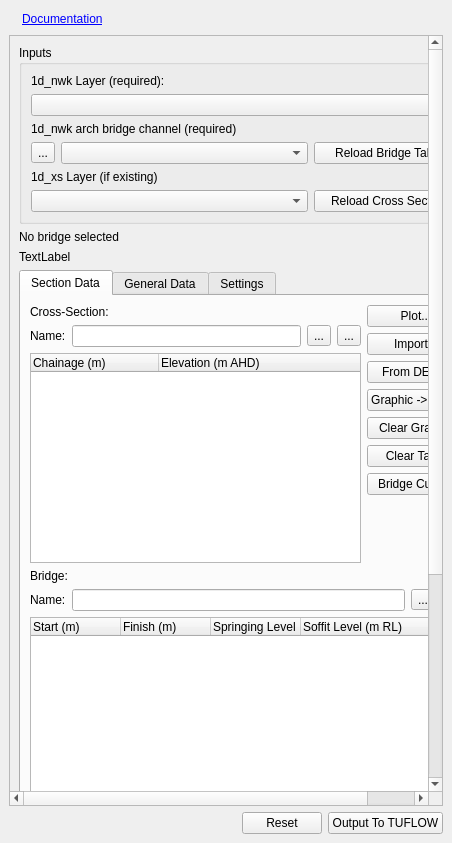
<?xml version="1.0" encoding="UTF-8"?>
<ui version="4.0">
 <class>archBridgeDock</class>
 <widget class="QDockWidget" name="archBridgeDock">
  <property name="geometry">
   <rect>
    <x>0</x>
    <y>0</y>
    <width>452</width>
    <height>843</height>
   </rect>
  </property>
  <property name="minimumSize">
   <size>
    <width>254</width>
    <height>187</height>
   </size>
  </property>
  <property name="windowTitle">
   <string>Arch Bridge Editor (Beta)</string>
  </property>
  <widget class="QWidget" name="dockWidgetContents">
   <layout class="QVBoxLayout" name="verticalLayout_3">
    <item>
     <layout class="QHBoxLayout" name="horizontalLayout_16">
      <item>
       <widget class="QLabel" name="label_21">
        <property name="text">
         <string/>
        </property>
        <property name="pixmap">
         <pixmap resource="../resources/tuflow.qrc">:/logo/resources/TUFLOW_logo_resized.png</pixmap>
        </property>
       </widget>
      </item>
      <item>
       <widget class="QLabel" name="label_18">
        <property name="text">
         <string>&lt;html&gt;&lt;head/&gt;&lt;body&gt;&lt;p&gt;&lt;a href=&quot;https://wiki.tuflow.com/index.php?title=QGIS_TUFLOW_Arch_Bridge_Editor&quot;&gt;&lt;span style=&quot; text-decoration: underline; color:#0000ff;&quot;&gt;Documentation&lt;/span&gt;&lt;/a&gt;&lt;/p&gt;&lt;/body&gt;&lt;/html&gt;</string>
        </property>
        <property name="textFormat">
         <enum>Qt::RichText</enum>
        </property>
        <property name="openExternalLinks">
         <bool>true</bool>
        </property>
       </widget>
      </item>
      <item>
       <spacer name="horizontalSpacer_5">
        <property name="orientation">
         <enum>Qt::Horizontal</enum>
        </property>
        <property name="sizeHint" stdset="0">
         <size>
          <width>40</width>
          <height>20</height>
         </size>
        </property>
       </spacer>
      </item>
     </layout>
    </item>
    <item>
     <widget class="QScrollArea" name="scrollArea">
      <property name="horizontalScrollBarPolicy">
       <enum>Qt::ScrollBarAsNeeded</enum>
      </property>
      <property name="sizeAdjustPolicy">
       <enum>QAbstractScrollArea::AdjustToContentsOnFirstShow</enum>
      </property>
      <property name="widgetResizable">
       <bool>true</bool>
      </property>
      <widget class="QWidget" name="scrollAreaWidgetContents">
       <property name="geometry">
        <rect>
         <x>0</x>
         <y>0</y>
         <width>431</width>
         <height>1011</height>
        </rect>
       </property>
       <layout class="QVBoxLayout" name="verticalLayout">
        <item>
         <widget class="QGroupBox" name="groupBox">
          <property name="title">
           <string>Inputs</string>
          </property>
          <layout class="QVBoxLayout" name="verticalLayout_2">
           <item>
            <layout class="QVBoxLayout" name="verticalLayout_22">
             <item>
              <widget class="QLabel" name="label_19">
               <property name="text">
                <string>1d_nwk Layer (required):</string>
               </property>
              </widget>
             </item>
             <item>
              <widget class="QComboBox" name="cboNwkLayer"/>
             </item>
             <item>
              <widget class="QLabel" name="label_20">
               <property name="text">
                <string>1d_nwk arch bridge channel (required)</string>
               </property>
              </widget>
             </item>
             <item>
              <layout class="QHBoxLayout" name="horizontalLayout_9">
               <item>
                <widget class="QToolButton" name="bridgeBySelection">
                 <property name="toolTip">
                  <string>Select feature on map</string>
                 </property>
                 <property name="text">
                  <string>...</string>
                 </property>
                </widget>
               </item>
               <item>
                <widget class="QComboBox" name="cboNwkFeature"/>
               </item>
               <item>
                <widget class="QPushButton" name="pbReloadBridge">
                 <property name="maximumSize">
                  <size>
                   <width>150</width>
                   <height>16777215</height>
                  </size>
                 </property>
                 <property name="text">
                  <string>Reload Bridge Table</string>
                 </property>
                </widget>
               </item>
              </layout>
             </item>
             <item>
              <widget class="QLabel" name="label">
               <property name="text">
                <string>1d_xs Layer (if existing)</string>
               </property>
              </widget>
             </item>
             <item>
              <layout class="QHBoxLayout" name="horizontalLayout_13">
               <item>
                <widget class="QComboBox" name="cboXsLayer"/>
               </item>
               <item>
                <widget class="QPushButton" name="pbReloadCrossSection">
                 <property name="maximumSize">
                  <size>
                   <width>150</width>
                   <height>16777215</height>
                  </size>
                 </property>
                 <property name="text">
                  <string>Reload Cross Section</string>
                 </property>
                </widget>
               </item>
              </layout>
             </item>
            </layout>
           </item>
          </layout>
         </widget>
        </item>
        <item>
         <widget class="QLabel" name="featMsgLabel_1">
          <property name="text">
           <string>No bridge selected</string>
          </property>
         </widget>
        </item>
        <item>
         <widget class="QLabel" name="featMsgLabel_2">
          <property name="text">
           <string>TextLabel</string>
          </property>
         </widget>
        </item>
        <item>
         <widget class="QTabWidget" name="tabWidget">
          <property name="currentIndex">
           <number>0</number>
          </property>
          <widget class="QWidget" name="SectionData">
           <attribute name="title">
            <string>Section Data</string>
           </attribute>
           <layout class="QVBoxLayout" name="verticalLayout_7">
            <item>
             <layout class="QHBoxLayout" name="horizontalLayout_2">
              <item>
               <layout class="QVBoxLayout" name="verticalLayout_9">
                <item>
                 <layout class="QHBoxLayout" name="horizontalLayout_4">
                  <item>
                   <widget class="QLabel" name="label_6">
                    <property name="text">
                     <string>Cross-Section:</string>
                    </property>
                   </widget>
                  </item>
                 </layout>
                </item>
                <item>
                 <layout class="QHBoxLayout" name="horizontalLayout_5">
                  <item>
                   <widget class="QLabel" name="label_2">
                    <property name="text">
                     <string>Name:</string>
                    </property>
                   </widget>
                  </item>
                  <item>
                   <widget class="QLineEdit" name="leChannelName"/>
                  </item>
                  <item>
                   <widget class="QToolButton" name="btnAddChannelRow">
                    <property name="text">
                     <string>...</string>
                    </property>
                   </widget>
                  </item>
                  <item>
                   <widget class="QToolButton" name="btnRemChannelRow">
                    <property name="text">
                     <string>...</string>
                    </property>
                   </widget>
                  </item>
                 </layout>
                </item>
                <item>
                 <widget class="ChannelSectionTable" name="twChannel">
                  <property name="minimumSize">
                   <size>
                    <width>0</width>
                    <height>200</height>
                   </size>
                  </property>
                  <property name="sizeAdjustPolicy">
                   <enum>QAbstractScrollArea::AdjustIgnored</enum>
                  </property>
                  <property name="alternatingRowColors">
                   <bool>true</bool>
                  </property>
                  <property name="columnCount">
                   <number>2</number>
                  </property>
                  <attribute name="horizontalHeaderCascadingSectionResizes">
                   <bool>true</bool>
                  </attribute>
                  <attribute name="horizontalHeaderDefaultSectionSize">
                   <number>128</number>
                  </attribute>
                  <attribute name="horizontalHeaderStretchLastSection">
                   <bool>true</bool>
                  </attribute>
                  <attribute name="verticalHeaderMinimumSectionSize">
                   <number>20</number>
                  </attribute>
                  <attribute name="verticalHeaderDefaultSectionSize">
                   <number>20</number>
                  </attribute>
                  <column>
                   <property name="text">
                    <string>Chainage (m)</string>
                   </property>
                   <property name="textAlignment">
                    <set>AlignLeading|AlignVCenter</set>
                   </property>
                  </column>
                  <column>
                   <property name="text">
                    <string>Elevation (m AHD)</string>
                   </property>
                   <property name="textAlignment">
                    <set>AlignLeading|AlignVCenter</set>
                   </property>
                  </column>
                 </widget>
                </item>
               </layout>
              </item>
              <item>
               <layout class="QVBoxLayout" name="verticalLayout_4">
                <item>
                 <widget class="QPushButton" name="pbPlot">
                  <property name="sizePolicy">
                   <sizepolicy hsizetype="Minimum" vsizetype="Fixed">
                    <horstretch>0</horstretch>
                    <verstretch>0</verstretch>
                   </sizepolicy>
                  </property>
                  <property name="minimumSize">
                   <size>
                    <width>0</width>
                    <height>0</height>
                   </size>
                  </property>
                  <property name="text">
                   <string>Plot...</string>
                  </property>
                  <property name="autoDefault">
                   <bool>true</bool>
                  </property>
                  <property name="flat">
                   <bool>false</bool>
                  </property>
                 </widget>
                </item>
                <item>
                 <widget class="QPushButton" name="pbImport">
                  <property name="sizePolicy">
                   <sizepolicy hsizetype="Minimum" vsizetype="Fixed">
                    <horstretch>0</horstretch>
                    <verstretch>0</verstretch>
                   </sizepolicy>
                  </property>
                  <property name="minimumSize">
                   <size>
                    <width>0</width>
                    <height>0</height>
                   </size>
                  </property>
                  <property name="text">
                   <string>Import...</string>
                  </property>
                 </widget>
                </item>
                <item>
                 <widget class="QPushButton" name="pbDem">
                  <property name="sizePolicy">
                   <sizepolicy hsizetype="Minimum" vsizetype="Fixed">
                    <horstretch>0</horstretch>
                    <verstretch>0</verstretch>
                   </sizepolicy>
                  </property>
                  <property name="minimumSize">
                   <size>
                    <width>0</width>
                    <height>0</height>
                   </size>
                  </property>
                  <property name="text">
                   <string>From DEM...</string>
                  </property>
                 </widget>
                </item>
                <item>
                 <widget class="QPushButton" name="pbGraphicToVector">
                  <property name="text">
                   <string>Graphic -&gt; Layer</string>
                  </property>
                 </widget>
                </item>
                <item>
                 <widget class="QPushButton" name="pbClearGraphic">
                  <property name="text">
                   <string>Clear Graphic</string>
                  </property>
                 </widget>
                </item>
                <item>
                 <widget class="QPushButton" name="pbClearChannelTable">
                  <property name="text">
                   <string>Clear Table</string>
                  </property>
                 </widget>
                </item>
                <item>
                 <widget class="QPushButton" name="pbBridgeCurves">
                  <property name="text">
                   <string>Bridge Curves</string>
                  </property>
                 </widget>
                </item>
                <item>
                 <spacer name="verticalSpacer_4">
                  <property name="orientation">
                   <enum>Qt::Vertical</enum>
                  </property>
                  <property name="sizeHint" stdset="0">
                   <size>
                    <width>20</width>
                    <height>40</height>
                   </size>
                  </property>
                 </spacer>
                </item>
               </layout>
              </item>
             </layout>
            </item>
            <item>
             <layout class="QHBoxLayout" name="horizontalLayout_3">
              <item>
               <layout class="QVBoxLayout" name="verticalLayout_10">
                <item>
                 <layout class="QHBoxLayout" name="horizontalLayout_10">
                  <item>
                   <widget class="QLabel" name="label_7">
                    <property name="text">
                     <string>Bridge:</string>
                    </property>
                   </widget>
                  </item>
                 </layout>
                </item>
                <item>
                 <layout class="QHBoxLayout" name="horizontalLayout_6">
                  <item>
                   <widget class="QLabel" name="label_3">
                    <property name="text">
                     <string>Name:</string>
                    </property>
                   </widget>
                  </item>
                  <item>
                   <widget class="QLineEdit" name="leBridgeName"/>
                  </item>
                  <item>
                   <widget class="QToolButton" name="btnAddBridgeRow">
                    <property name="text">
                     <string>...</string>
                    </property>
                   </widget>
                  </item>
                  <item>
                   <widget class="QToolButton" name="btnRemBridgeRow">
                    <property name="text">
                     <string>...</string>
                    </property>
                   </widget>
                  </item>
                 </layout>
                </item>
                <item>
                 <widget class="BridgeSectionTable" name="twBridge">
                  <property name="minimumSize">
                   <size>
                    <width>0</width>
                    <height>200</height>
                   </size>
                  </property>
                  <property name="maximumSize">
                   <size>
                    <width>16777215</width>
                    <height>16777211</height>
                   </size>
                  </property>
                  <property name="alternatingRowColors">
                   <bool>true</bool>
                  </property>
                  <property name="gridStyle">
                   <enum>Qt::SolidLine</enum>
                  </property>
                  <attribute name="horizontalHeaderCascadingSectionResizes">
                   <bool>true</bool>
                  </attribute>
                  <attribute name="horizontalHeaderMinimumSectionSize">
                   <number>1</number>
                  </attribute>
                  <attribute name="horizontalHeaderDefaultSectionSize">
                   <number>90</number>
                  </attribute>
                  <attribute name="horizontalHeaderStretchLastSection">
                   <bool>true</bool>
                  </attribute>
                  <attribute name="verticalHeaderMinimumSectionSize">
                   <number>1</number>
                  </attribute>
                  <attribute name="verticalHeaderDefaultSectionSize">
                   <number>20</number>
                  </attribute>
                  <column>
                   <property name="text">
                    <string>Start (m)</string>
                   </property>
                   <property name="textAlignment">
                    <set>AlignLeading|AlignVCenter</set>
                   </property>
                  </column>
                  <column>
                   <property name="text">
                    <string>Finish (m)</string>
                   </property>
                   <property name="textAlignment">
                    <set>AlignLeading|AlignVCenter</set>
                   </property>
                  </column>
                  <column>
                   <property name="text">
                    <string>Springing Level (m RL)</string>
                   </property>
                   <property name="textAlignment">
                    <set>AlignLeading|AlignVCenter</set>
                   </property>
                  </column>
                  <column>
                   <property name="text">
                    <string>Soffit Level (m RL)</string>
                   </property>
                   <property name="textAlignment">
                    <set>AlignLeading|AlignVCenter</set>
                   </property>
                  </column>
                 </widget>
                </item>
               </layout>
              </item>
             </layout>
            </item>
           </layout>
          </widget>
          <widget class="QWidget" name="GeneralData">
           <attribute name="title">
            <string>General Data</string>
           </attribute>
           <layout class="QVBoxLayout" name="verticalLayout_6">
            <item>
             <layout class="QHBoxLayout" name="horizontalLayout_7">
              <item>
               <layout class="QVBoxLayout" name="verticalLayout_16">
                <item>
                 <widget class="QLabel" name="label_13">
                  <property name="text">
                   <string>Calibration Coefficient:</string>
                  </property>
                 </widget>
                </item>
                <item>
                 <widget class="QDoubleSpinBox" name="sbCalibCoeff">
                  <property name="wrapping">
                   <bool>false</bool>
                  </property>
                  <property name="frame">
                   <bool>true</bool>
                  </property>
                  <property name="buttonSymbols">
                   <enum>QAbstractSpinBox::UpDownArrows</enum>
                  </property>
                  <property name="decimals">
                   <number>3</number>
                  </property>
                  <property name="maximum">
                   <double>10.000000000000000</double>
                  </property>
                  <property name="value">
                   <double>1.000000000000000</double>
                  </property>
                 </widget>
                </item>
               </layout>
              </item>
              <item>
               <layout class="QVBoxLayout" name="verticalLayout_17">
                <item>
                 <widget class="QLabel" name="label_14">
                  <property name="text">
                   <string>Skew Angle:</string>
                  </property>
                 </widget>
                </item>
                <item>
                 <widget class="QDoubleSpinBox" name="sbSkewAngle">
                  <property name="decimals">
                   <number>1</number>
                  </property>
                  <property name="maximum">
                   <double>90.000000000000000</double>
                  </property>
                 </widget>
                </item>
               </layout>
              </item>
             </layout>
            </item>
            <item>
             <widget class="QGroupBox" name="gbOrificeFlow">
              <property name="title">
               <string>Use Orifice Flow</string>
              </property>
              <property name="checkable">
               <bool>true</bool>
              </property>
              <property name="checked">
               <bool>false</bool>
              </property>
              <layout class="QVBoxLayout" name="verticalLayout_5">
               <item>
                <layout class="QHBoxLayout" name="horizontalLayout_8">
                 <item>
                  <widget class="QDoubleSpinBox" name="sbDischargeCoef">
                   <property name="maximum">
                    <double>10.000000000000000</double>
                   </property>
                  </widget>
                 </item>
                 <item>
                  <widget class="QLabel" name="label_15">
                   <property name="text">
                    <string>Discharge Coefficient (Cd)</string>
                   </property>
                  </widget>
                 </item>
                 <item>
                  <spacer name="horizontalSpacer_2">
                   <property name="orientation">
                    <enum>Qt::Horizontal</enum>
                   </property>
                   <property name="sizeHint" stdset="0">
                    <size>
                     <width>40</width>
                     <height>20</height>
                    </size>
                   </property>
                  </spacer>
                 </item>
                </layout>
               </item>
               <item>
                <layout class="QHBoxLayout" name="horizontalLayout_14">
                 <item>
                  <widget class="QDoubleSpinBox" name="sbLowerTransDepth">
                   <property name="maximum">
                    <double>10.000000000000000</double>
                   </property>
                  </widget>
                 </item>
                 <item>
                  <widget class="QLabel" name="label_16">
                   <property name="text">
                    <string>Lower transition zone (depth below soffit)</string>
                   </property>
                  </widget>
                 </item>
                 <item>
                  <spacer name="horizontalSpacer_3">
                   <property name="orientation">
                    <enum>Qt::Horizontal</enum>
                   </property>
                   <property name="sizeHint" stdset="0">
                    <size>
                     <width>40</width>
                     <height>20</height>
                    </size>
                   </property>
                  </spacer>
                 </item>
                </layout>
               </item>
               <item>
                <layout class="QHBoxLayout" name="horizontalLayout_15">
                 <item>
                  <widget class="QDoubleSpinBox" name="sbUpperTransDepth">
                   <property name="maximum">
                    <double>10.000000000000000</double>
                   </property>
                  </widget>
                 </item>
                 <item>
                  <widget class="QLabel" name="label_17">
                   <property name="text">
                    <string>Upper transition zone (depth above soffit)</string>
                   </property>
                  </widget>
                 </item>
                 <item>
                  <spacer name="horizontalSpacer_4">
                   <property name="orientation">
                    <enum>Qt::Horizontal</enum>
                   </property>
                   <property name="sizeHint" stdset="0">
                    <size>
                     <width>40</width>
                     <height>20</height>
                    </size>
                   </property>
                  </spacer>
                 </item>
                </layout>
               </item>
              </layout>
             </widget>
            </item>
            <item>
             <spacer name="verticalSpacer_3">
              <property name="orientation">
               <enum>Qt::Vertical</enum>
              </property>
              <property name="sizeHint" stdset="0">
               <size>
                <width>20</width>
                <height>40</height>
               </size>
              </property>
             </spacer>
            </item>
           </layout>
          </widget>
          <widget class="QWidget" name="tab">
           <attribute name="title">
            <string>Settings</string>
           </attribute>
           <layout class="QVBoxLayout" name="verticalLayout_8">
            <item>
             <widget class="QGroupBox" name="groupBox_2">
              <property name="title">
               <string>Bridge CSV Location</string>
              </property>
              <layout class="QVBoxLayout" name="verticalLayout_11">
               <item>
                <widget class="QRadioButton" name="bridge_csv_loc_in_place">
                 <property name="text">
                  <string>Same location as 1d_nwk</string>
                 </property>
                 <attribute name="buttonGroup">
                  <string notr="true">buttonGroup</string>
                 </attribute>
                </widget>
               </item>
               <item>
                <widget class="QRadioButton" name="bridge_csv_loc_csv_folder">
                 <property name="text">
                  <string>CSV folder (Up one level i.e. ../csv/bridge.csv)</string>
                 </property>
                 <property name="checked">
                  <bool>true</bool>
                 </property>
                 <attribute name="buttonGroup">
                  <string notr="true">buttonGroup</string>
                 </attribute>
                </widget>
               </item>
               <item>
                <widget class="QRadioButton" name="bridge_csv_loc_custom_folder">
                 <property name="text">
                  <string>Custom location (e.g &quot;..\bg&quot;)</string>
                 </property>
                 <attribute name="buttonGroup">
                  <string notr="true">buttonGroup</string>
                 </attribute>
                </widget>
               </item>
               <item>
                <layout class="QHBoxLayout" name="horizontalLayout_17">
                 <item>
                  <spacer name="horizontalSpacer_6">
                   <property name="orientation">
                    <enum>Qt::Horizontal</enum>
                   </property>
                   <property name="sizeType">
                    <enum>QSizePolicy::Fixed</enum>
                   </property>
                   <property name="sizeHint" stdset="0">
                    <size>
                     <width>10</width>
                     <height>20</height>
                    </size>
                   </property>
                  </spacer>
                 </item>
                 <item>
                  <widget class="QLabel" name="label_23">
                   <property name="text">
                    <string>Custom Name</string>
                   </property>
                  </widget>
                 </item>
                </layout>
               </item>
               <item>
                <layout class="QHBoxLayout" name="horizontalLayout_18">
                 <item>
                  <spacer name="horizontalSpacer_7">
                   <property name="orientation">
                    <enum>Qt::Horizontal</enum>
                   </property>
                   <property name="sizeType">
                    <enum>QSizePolicy::Fixed</enum>
                   </property>
                   <property name="sizeHint" stdset="0">
                    <size>
                     <width>10</width>
                     <height>20</height>
                    </size>
                   </property>
                  </spacer>
                 </item>
                 <item>
                  <widget class="QLineEdit" name="leCustomName"/>
                 </item>
                </layout>
               </item>
               <item>
                <widget class="QLabel" name="label_22">
                 <property name="text">
                  <string>To customise location further use 'Inlet_Type' attribute field</string>
                 </property>
                </widget>
               </item>
              </layout>
             </widget>
            </item>
            <item>
             <spacer name="verticalSpacer">
              <property name="orientation">
               <enum>Qt::Vertical</enum>
              </property>
              <property name="sizeHint" stdset="0">
               <size>
                <width>20</width>
                <height>333</height>
               </size>
              </property>
             </spacer>
            </item>
           </layout>
          </widget>
         </widget>
        </item>
        <item>
         <widget class="QLabel" name="label_12">
          <property name="text">
           <string>&lt;html&gt;&lt;head/&gt;&lt;body&gt;&lt;p&gt;&lt;span style=&quot; font-weight:600;&quot;&gt;OUTPUT&lt;/span&gt;&lt;/p&gt;&lt;/body&gt;&lt;/html&gt;</string>
          </property>
         </widget>
        </item>
        <item>
         <widget class="QLabel" name="label_10">
          <property name="text">
           <string>Output nwk attributes will be assigned to currently selected 1d_nwk layer and bridge feature</string>
          </property>
          <property name="wordWrap">
           <bool>true</bool>
          </property>
         </widget>
        </item>
        <item>
         <widget class="QGroupBox" name="groupBox_3">
          <property name="title">
           <string>Output XS</string>
          </property>
          <layout class="QFormLayout" name="formLayout">
           <item row="0" column="0">
            <widget class="QLabel" name="label_8">
             <property name="text">
              <string>Output Type:</string>
             </property>
            </widget>
           </item>
           <item row="0" column="1">
            <widget class="QComboBox" name="cboOutputType">
             <item>
              <property name="text">
               <string>New Layer</string>
              </property>
             </item>
             <item>
              <property name="text">
               <string>Append to existing layer</string>
              </property>
             </item>
             <item>
              <property name="text">
               <string>Overwrite existing items (otherwise will create a new feature)</string>
              </property>
             </item>
            </widget>
           </item>
           <item row="1" column="0">
            <widget class="QLabel" name="label_9">
             <property name="text">
              <string>Layer: </string>
             </property>
            </widget>
           </item>
           <item row="1" column="1">
            <widget class="QComboBox" name="cboXsLayerOut"/>
           </item>
           <item row="2" column="0">
            <widget class="QLabel" name="label_4">
             <property name="text">
              <string>Format: </string>
             </property>
            </widget>
           </item>
           <item row="2" column="1">
            <widget class="QComboBox" name="cboOutFormat">
             <item>
              <property name="text">
               <string>ESRI Shapefile</string>
              </property>
             </item>
             <item>
              <property name="text">
               <string>GPKG</string>
              </property>
             </item>
            </widget>
           </item>
           <item row="3" column="0">
            <widget class="QLabel" name="label_5">
             <property name="text">
              <string>Database:</string>
             </property>
            </widget>
           </item>
           <item row="3" column="1">
            <layout class="QHBoxLayout" name="horizontalLayout_11">
             <item>
              <widget class="QLineEdit" name="leOutDatabase"/>
             </item>
             <item>
              <widget class="QToolButton" name="btnBrowseOutDatabase">
               <property name="text">
                <string>...</string>
               </property>
              </widget>
             </item>
            </layout>
           </item>
           <item row="4" column="0">
            <widget class="QLabel" name="label_11">
             <property name="text">
              <string>Layer Name:</string>
             </property>
            </widget>
           </item>
           <item row="4" column="1">
            <layout class="QHBoxLayout" name="horizontalLayout_12">
             <item>
              <widget class="QLineEdit" name="leOutName"/>
             </item>
             <item>
              <widget class="QToolButton" name="btnBrowseOutFile">
               <property name="text">
                <string>...</string>
               </property>
              </widget>
             </item>
            </layout>
           </item>
          </layout>
         </widget>
        </item>
       </layout>
      </widget>
     </widget>
    </item>
    <item>
     <layout class="QHBoxLayout" name="horizontalLayout">
      <item>
       <spacer name="horizontalSpacer">
        <property name="orientation">
         <enum>Qt::Horizontal</enum>
        </property>
        <property name="sizeHint" stdset="0">
         <size>
          <width>40</width>
          <height>20</height>
         </size>
        </property>
       </spacer>
      </item>
      <item>
       <widget class="QPushButton" name="pbReset">
        <property name="text">
         <string>Reset</string>
        </property>
       </widget>
      </item>
      <item>
       <widget class="QPushButton" name="pbRun">
        <property name="text">
         <string>Output To TUFLOW</string>
        </property>
       </widget>
      </item>
     </layout>
    </item>
   </layout>
  </widget>
 </widget>
 <customwidgets>
  <customwidget>
   <class>ChannelSectionTable</class>
   <extends>QTableWidget</extends>
   <header>tuflow.bridge_editor.BridgeEditorTable</header>
  </customwidget>
  <customwidget>
   <class>BridgeSectionTable</class>
   <extends>QTableWidget</extends>
   <header>tuflow.bridge_editor.BridgeEditorTable</header>
  </customwidget>
 </customwidgets>
 <resources>
  <include location="../resources/tuflow.qrc"/>
 </resources>
 <connections/>
 <buttongroups>
  <buttongroup name="buttonGroup"/>
 </buttongroups>
</ui>
